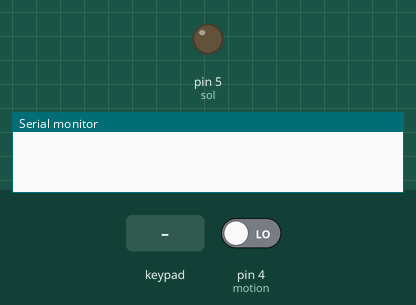
Recording of a sketch running on a simulated Arduino Uno, built with avr-gcc and run on an emulated ATmega328P. Shown: output pins drawn as LEDs (lit = HIGH), the last lines printed to the serial monitor. The test bench sets the inputs (shaded band); at power-on: pin 4 (motion) LOW.

Above: at 1.2 s.
1.3 s: keypad keys 1 2 3 A B C # pressed 0.4 s apart
At 4.9 s:
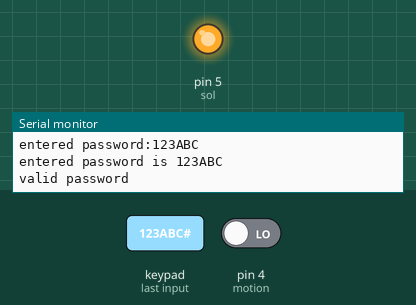
7.1 s: pin 4 (motion) driven HIGH
9.6 s: key 'B' pressed
11.6 s: key 'A' pressed
14.6 s: key 'C' pressed
Timing chart, 0 to 17.6 s (numbered marks = the images above; inputs shaded):
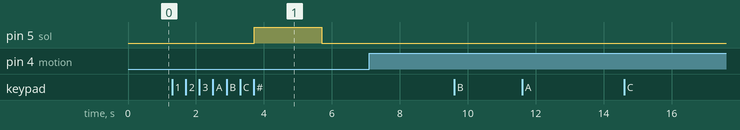

The sketch:

keypad_password_solonoid_motion.ino
```cpp
/* @file CustomKeypad.pde
|| @version 1.0
|| @author Alexander Brevig
|| @contact alexanderbrevig@gmail.com
||
|| @description
|| | Demonstrates changing the keypad size and key values.
|| #
*/
#include <Keypad.h>

const byte ROWS = 4; /* four rows */
const byte COLS = 4; /* four columns */
/* define the symbols on the buttons of the keypads */
char hexaKeys[ROWS][COLS] = {
  {'1','2','3','A'},
  {'4','5','6','B'},
  {'7','8','9','C'},
  {'*','0','#','D'}
};
byte rowPins[ROWS] = {10, 11, 12, 13}; /* connect to the row pinouts of the keypad */
byte colPins[COLS] = {6, 7, 8, 9}; /* connect to the column pinouts of the keypad */

/* initialize an instance of class NewKeypad */
Keypad customKeypad = Keypad( makeKeymap(hexaKeys), rowPins, colPins, ROWS, COLS);

# define sol 5
# define motion 4
void setup(){
Serial.begin(9600);
pinMode(sol,OUTPUT);
pinMode(motion,INPUT);
}
String password="123ABC",s="";
void loop(){
  char customKey = customKeypad.getKey();
  if (customKey!='#')
  {
  if(customKey!=0){
    Serial.println(customKey);
    s=s+String(customKey);
    Serial.println("entered password:"+s);
  }
  }
  else
  {
    //s=s+String('\0');
    Serial.println("entered password is "+s);
    if(s==password)
    {
      Serial.println("valid password");
      digitalWrite(sol,HIGH);
      delay(2000);
      digitalWrite(sol,LOW);
    }
    else
    {
      Serial.println("invalid password");
    }
    s="";
    }
    if(digitalRead(motion)==1)
    {
      Serial.println("motion is detected");
      delay(1000);
    }
  }
```

Measured:
- after the input at 1.3 s, pin 5 (sol): LOW → HIGH after 2.4 s, → LOW 2.0 s later
